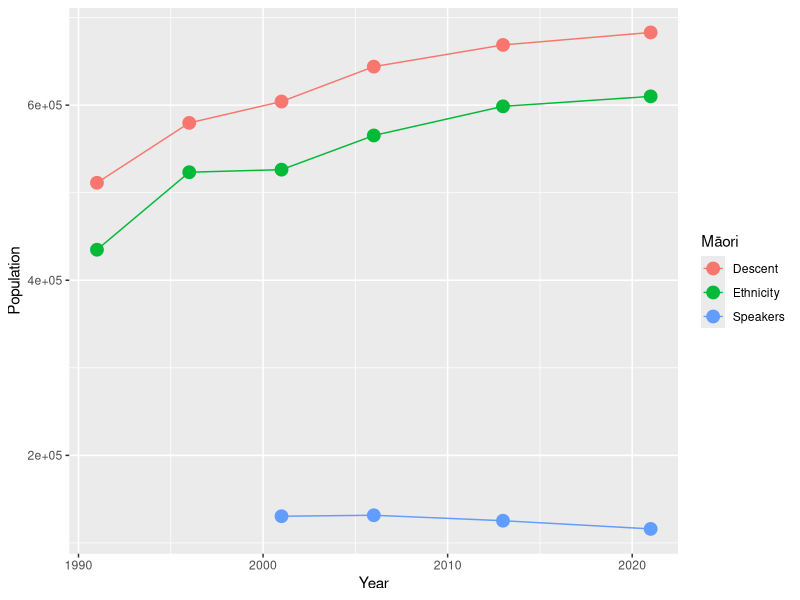
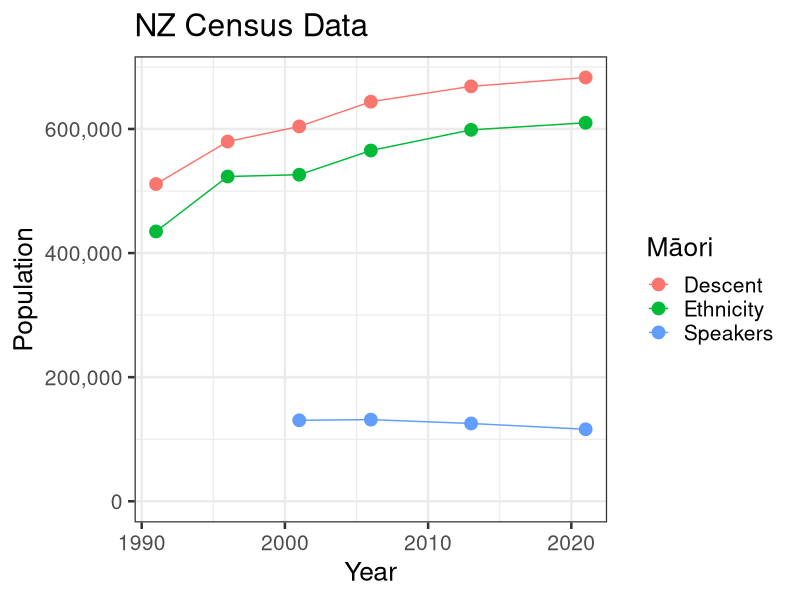

Recreate these plots in R, in order.
### start - Maori Stats 2013  Peter J Keegan  29 Dec 2013 ####
#
library(ggplot2)
library(reshape2)
library(scales)
#
# Create vectors of NZ Census Data with addition of 2021 "guestimates"
#
Year <- c(1991,1996,2001,2006,2013,2021)
Ethnicity <- c(434847,523371,526281,565329,598605,610000)
Descent <- c(511278,579714,604110,643977,668724,683000)
Speakers <- c(NA, NA, 130485, 131601,125352,116000)
#
# Combine to dataframe
#
d001 <- data.frame(Year, Descent, Ethnicity, Speakers)
#
rm(Descent,Ethnicity, Speakers, Year)  # Get rid of redundant vectors
#
# Convert data from wide to long format
#
d002 <- melt(d001, id.vars="Year")
names(d002) <- c("Year", "Māori", "Population")
#
ggplot(d002, aes(x=Year, y=Population, colour=Māori, group=Māori))+geom_line()+geom_point(size=4)
#
plot02 <- ggplot(d002, aes(x=Year, y=Population, colour=Māori, group=Māori)) + ggtitle("NZ Census Data")
plot02 +geom_line() +geom_point(size=4) + scale_y_continuous(labels = comma) + expand_limits(y=0) + theme_bw(base_size = 19)
#
### end of script ###


